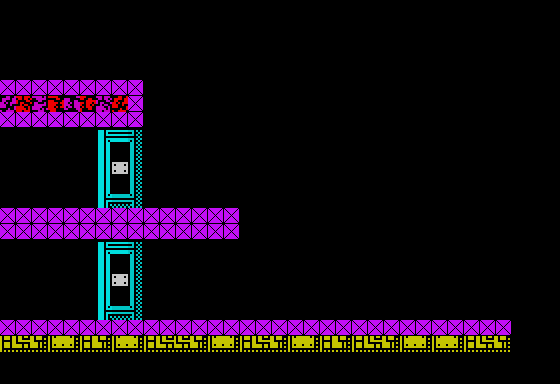

Below is a game level as drawn by its tile map, then a one-line description and the .tmx that defines it (tile-layer data replaced by summaries):
An orthogonal 35x24 tile map with 16x16 px tiles, 4 tile layers (Stars, Tile Layer 1, Tile Layer 2, Collision), 35 tilesets and 4 objects (vitorc, ammo_pack, waggon, fir_creator).

<map version="1.0" orientation="orthogonal" width="35" height="24" tilewidth="16" tileheight="16">
 <properties>
  <property name="background_color" value="#000000" />
  <property name="nextLevel" value="L03S06" />
 </properties>
 <tileset firstgid="1" name="tiles" tilewidth="16" tileheight="16">
  <image source="../images/tiles.gif" width="240" height="512" />
 </tileset>
 <tileset firstgid="481" name="metatiles" tilewidth="16" tileheight="16">
  <image source="../images/metatiles.gif" width="128" height="16" />
  <tile id="0">
   <properties>
    <property name="type" value="solid" />
   </properties>
  </tile>
 </tileset>
 <tileset firstgid="489" name="ship" tilewidth="176" tileheight="128">
  <image source="../images/ship.gif" width="176" height="128" />
 </tileset>
 <tileset firstgid="490" name="ship_fire" tilewidth="16" tileheight="32">
  <image source="../images/ship_fire.gif" width="48" height="128" />
 </tileset>
 <tileset firstgid="502" name="light" tilewidth="16" tileheight="16">
  <image source="../images/light.gif" width="128" height="32" />
 </tileset>
 <tileset firstgid="518" name="vitorc" tilewidth="48" tileheight="64">
  <image source="../images/vitorc.gif" width="528" height="64" />
 </tileset>
 <tileset firstgid="529" name="turret" tilewidth="96" tileheight="80">
  <image source="../images/turret.gif" width="96" height="80" />
 </tileset>
 <tileset firstgid="530" name="cocoon" tilewidth="80" tileheight="128">
  <image source="../images/cocoon.gif" width="80" height="128" />
 </tileset>
 <tileset firstgid="531" name="radar" tilewidth="80" tileheight="128">
  <image source="../images/radar.gif" width="80" height="128" />
 </tileset>
 <tileset firstgid="532" name="rocket" tilewidth="64" tileheight="96">
  <image source="../images/rocket.gif" width="64" height="96" />
 </tileset>
 <tileset firstgid="533" name="grenade_pack" tilewidth="32" tileheight="32">
  <image source="../images/grenade_pack.gif" width="32" height="32" />
 </tileset>
 <tileset firstgid="534" name="teleport" tilewidth="64" tileheight="96">
  <image source="../images/teleport.gif" width="512" height="96" />
 </tileset>
 <tileset firstgid="542" name="piston" tilewidth="48" tileheight="64">
  <image source="../images/piston.gif" width="48" height="64" />
 </tileset>
 <tileset firstgid="543" name="bubble" tilewidth="32" tileheight="32">
  <image source="../images/bubble.gif" width="96" height="192" />
 </tileset>
 <tileset firstgid="561" name="rocks" tilewidth="16" tileheight="16">
  <image source="../images/rocks.gif" width="512" height="48" />
 </tileset>
 <tileset firstgid="657" name="incubator" tilewidth="64" tileheight="96">
  <image source="../images/incubator.gif" width="64" height="96" />
 </tileset>
 <tileset firstgid="658" name="ammo_pack" tilewidth="32" tileheight="32">
  <image source="../images/ammo_pack.gif" width="32" height="32" />
 </tileset>
 <tileset firstgid="659" name="double_launcher" tilewidth="64" tileheight="48">
  <image source="../images/double_launcher.gif" width="64" height="48" />
 </tileset>
 <tileset firstgid="660" name="mine" tilewidth="32" tileheight="16">
  <image source="../images/mine.gif" width="32" height="16" />
 </tileset>
 <tileset firstgid="661" name="missile_guidance" tilewidth="64" tileheight="64">
  <image source="../images/missile_guidance.gif" width="64" height="64" />
 </tileset>
 <tileset firstgid="662" name="gate" tilewidth="16" tileheight="16">
  <image source="../images/gate.gif" width="176" height="144" />
 </tileset>
 <tileset firstgid="761" name="interceptor" tilewidth="32" tileheight="32">
  <image source="../images/interceptor.gif" width="96" height="192" />
 </tileset>
 <tileset firstgid="779" name="jellyfish" tilewidth="32" tileheight="32">
  <image source="../images/jellyfish.gif" width="96" height="192" />
 </tileset>
 <tileset firstgid="797" name="egg" tilewidth="16" tileheight="16">
  <image source="../images/egg.png" width="32" height="16" />
 </tileset>
 <tileset firstgid="799" name="waggon" tilewidth="64" tileheight="80">
  <image source="../images/waggon.gif" width="64" height="80" />
 </tileset>
 <tileset firstgid="800" name="combined_launcher_top" tilewidth="80" tileheight="32">
  <image source="../images/combined_launcher_top.gif" width="80" height="32" />
 </tileset>
 <tileset firstgid="801" name="combined_launcher_bottom" tilewidth="96" tileheight="32">
  <image source="../images/combined_launcher_bottom.gif" width="96" height="32" />
 </tileset>
 <tileset firstgid="802" name="square_light" tilewidth="16" tileheight="16">
  <image source="../images/square_light.gif" width="128" height="16" />
 </tileset>
 <tileset firstgid="810" name="discharge" tilewidth="64" tileheight="32">
  <image source="../images/discharge.gif" width="320" height="256" />
 </tileset>
 <tileset firstgid="850" name="fungus" tilewidth="48" tileheight="64">
  <image source="../images/fungus.gif" width="48" height="64" />
 </tileset>
 <tileset firstgid="851" name="louse" tilewidth="32" tileheight="32">
  <image source="../images/louse.gif" width="96" height="192" />
 </tileset>
 <tileset firstgid="869" name="beam" tilewidth="16" tileheight="256">
  <image source="../images/beam.gif" width="128" height="256" />
 </tileset>
 <tileset firstgid="877" name="gate" tilewidth="176" tileheight="144">
  <image source="../images/gate.gif" width="176" height="144" />
 </tileset>
 <tileset firstgid="878" name="flasher" tilewidth="32" tileheight="32">
  <image source="../images/flasher.gif" width="64" height="192" />
 </tileset>
 <tileset firstgid="890" name="fir" tilewidth="32" tileheight="32">
  <image source="../images/fir.gif" width="32" height="192" />
 </tileset>
 <layer name="Stars" width="35" height="24">
  <data>[840 cells, 0 non-empty, 0 distinct tile ids]</data>
 </layer>
 <objectgroup name="Object Layer 3" width="35" height="24" />
 <layer name="Tile Layer 1" width="35" height="24">
  <data>[840 cells, 64 non-empty, 1 distinct tile ids]</data>
 </layer>
 <objectgroup color="#a41e0c" name="Object Layer 1" width="35" height="24">
  <object name="vitorc" gid="518" x="0" y="320" />
  <object name="ammo_pack" gid="658" x="384" y="320" />
  <object name="waggon" gid="799" x="160" y="208" />
  <object name="fir_creator" gid="891" x="512" y="96" />
 </objectgroup>
 <objectgroup name="Object Layer 2" width="35" height="24" />
 <layer name="Tile Layer 2" width="35" height="24">
  <data>[840 cells, 151 non-empty, 52 distinct tile ids]</data>
 </layer>
 <objectgroup name="Object Layer 4" width="35" height="24" />
 <layer name="Collision" width="35" height="24">
  <data>[840 cells, 81 non-empty, 1 distinct tile ids]</data>
 </layer>
</map>
